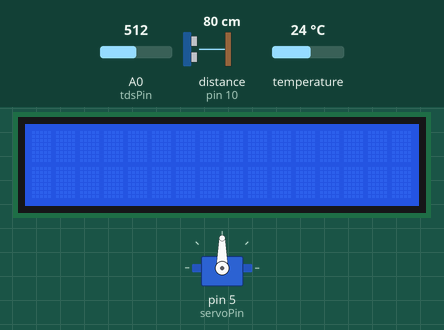
Bench run of a sketch on a simulated Arduino Uno, built with avr-gcc and run on an emulated ATmega328P. Shown: 16×2 character LCD, servo. Wiring (inferred from the names in the program): ultrasonic range finder: trigger pin 9; echo pin 10. Inputs (shaded band) come from the test bench; at power-on: A0 (tdsPin) = 512, distance to the obstacle (sensor on pin 10) 80 cm, temperature 24 °C. The echo pulse lasts 58.3 µs per cm; what the sketch prints to the serial monitor is not drawn.

Above: at 1.2 s.
1.3 s: A0 (tdsPin) set to 423
At 7.8 s:
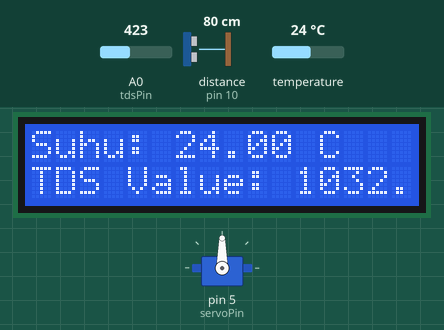
8.1 s: A0 (tdsPin) set to 392
At 11.3 s:
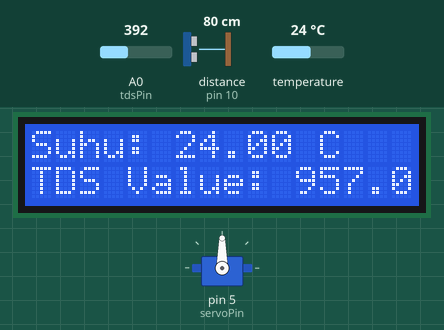
13.4 s: A0 (tdsPin) set to 45
At 16.0 s:
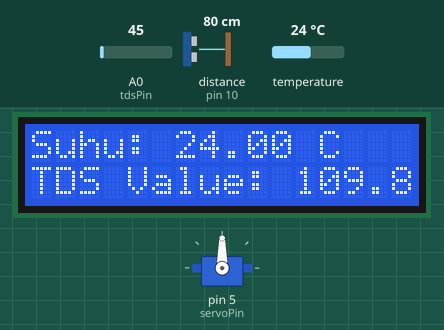
18.7 s: A0 (tdsPin) set to 38
At 25.1 s:
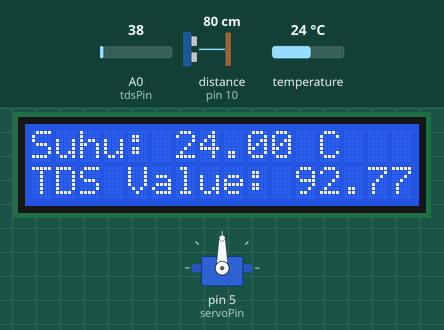
25.4 s: A0 (tdsPin) set to 6
At 28.7 s:
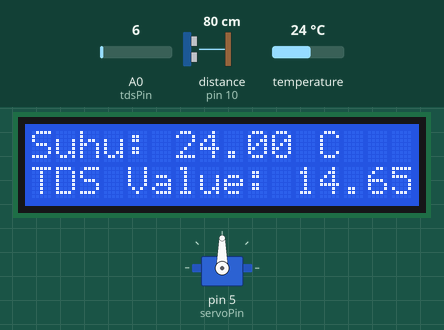
30.7 s: A0 (tdsPin) set to 3
At 33.3 s:
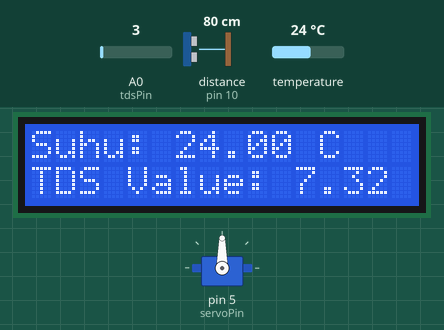
Timing chart, 0 to 34.8 s (numbered marks = the images above; inputs shaded):
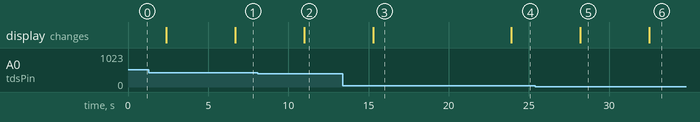

The sketch:

Coba-Gabung.ino
```cpp
#include <OneWire.h>
#include <DallasTemperature.h>
#include <Wire.h>
#include <LiquidCrystal_I2C.h>
#include <Servo.h>

const int dataPin = 2;// Pin yang terhubung ke pin DATA DS18B20
const int tdsPin = A0; // Mendefinisikan pin analog yang terhubung ke sensor TDS
const float vRef = 5.0; // Tegangan input referensi di Arduino (biasanya 5V)
const float conversionFactor = 0.5; // Faktor konversi dari tegangan ke TDS, sesuaikan berdasarkan datasheet atau kalibrasi
const int trigPin = 9;// Mendefinisikan pin Trig
const int echoPin = 10;// Mendefinisikan pin Echo
long duration;// Variabel untuk menyimpan hasil pengukuran jarak
float distance;// Variabel untuk menyimpan hasil pengukuran jarak
const int servoPin = 5;// Mendefinisikan pin servo

Servo myServo;// Membuat objek servo
OneWire oneWire(dataPin);// Membuat instance dari OneWire
DallasTemperature sensors(&oneWire);// Membuat instance dari DallasTemperature
LiquidCrystal_I2C lcd(0x27, 16, 2);

void setup() {
Serial.begin(9600);// Memulai komunikasi serial
sensors.begin();  // Memulai sensor DS18B20
// Mengatur pin trigPin sebagai output dan echoPin sebagai input
pinMode(trigPin, OUTPUT);
pinMode(echoPin, INPUT);
lcd.init();
lcd.backlight();

}
void loop() {
   pinMode(tdsPin, INPUT);  // Menentukan pin TDS sebagai input
  // Meminta sensor untuk melakukan pembacaan suhu
  sensors.requestTemperatures();
  // Menentukan pin servo dan menginisialisasi servo
  myServo.attach(servoPin);
  // Membaca suhu dalam Celsius dari sensor pertama (index 0)
  float temperatureC = sensors.getTempCByIndex(0);
   // Membaca nilai analog dari pin TDS
  int analogValue = analogRead(tdsPin);

  // Mengonversi nilai analog ke tegangan
  float voltage = analogValue * (vRef / 1024.0);

  // Menghitung nilai TDS (mg/L atau ppm)
  float tdsValue = voltage * conversionFactor * 1000; // Sesuaikan sesuai kalibrasi

  // Membersihkan pin trigPin
  digitalWrite(trigPin, LOW);
  delayMicroseconds(2);

  // Mengirimkan sinyal trigger selama 10 mikrodetik
  digitalWrite(trigPin, HIGH);
  delayMicroseconds(10);
  digitalWrite(trigPin, LOW);

  // Membaca durasi waktu dari sinyal yang diterima oleh echoPin
  duration = pulseIn(echoPin, HIGH);

  // Menghitung jarak (dalam cm) berdasarkan waktu tempuh sinyal
  distance = duration * 0.034 / 2;

  // Menampilkan hasil pengukuran jarak di Serial Monitor
  Serial.print("Jarak: ");
  Serial.print(distance);
  Serial.println(" cm");

  delay(500);

  // Menampilkan nilai TDS di Serial Monitor
  Serial.print("TDS Value: ");
  Serial.print(tdsValue);
  Serial.println(" ppm");

  delay(1000);

  // Menampilkan suhu di lcd
  lcd.setCursor(0, 0);
  lcd.print("Suhu: ");
  lcd.print(temperatureC);
  lcd.print(" C");

  // Menampilkan suhu di Serial Monitor
  Serial.print("Suhu: ");
  Serial.print(temperatureC);
  Serial.println(" °C");

// Menampilkan suhu di lcd
  lcd.setCursor(0, 1);
  lcd.print("TDS Value: ");
  lcd.print(tdsValue);
  lcd.print(" ppm");

  delay(1000); // Membaca suhu setiap 1 detik
// Menampilkan nilai TDS di Serial Monitor
  Serial.print("TDS Value: ");
  Serial.print(tdsValue);
  Serial.println(" ppm");

  delay(1000);
  //  // Menggerakkan servo dari 0° ke 180°
  // for (int pos = 0; pos <= 180; pos += 1) { // Inkrementasi 1 derajat
  //   myServo.write(pos);
  //   Serial.print("Posisi Servo: ");
  //   Serial.print(pos);
  //   Serial.println(" derajat");
  //   delay(15); // Tunggu 15 ms agar servo memiliki waktu untuk bergerak
  // }

  // // Menggerakkan servo dari 180° ke 0°
  // for (int pos = 180; pos >= 0; pos -= 1) { // Dekrementasi 1 derajat
  //   myServo.write(pos);
  //   Serial.print("Posisi Servo: ");
  //   Serial.print(pos);
  //   Serial.println(" derajat");
  //   delay(15); // Tunggu 15 ms agar servo memiliki waktu untuk bergerak
  // }

}
```

Measured:
- the behaviour switches between 410 and 409 on A0 (tdsPin) (found by bisection; images 1 and 2)
- the behaviour switches between 41 and 40 on A0 (tdsPin) (found by bisection; images 3 and 4)
- the behaviour switches between 5 and 4 on A0 (tdsPin) (found by bisection; images 5 and 6)
- after the input at 1.3 s, the display: first differs from a run without the input after 5.4 s (image 1)
- after the input at 8.1 s, the display: changes after 2.9 s (image 2)
- after the input at 13.4 s, the display: changes after 1.9 s (image 3)
- after the input at 18.7 s, the display: changes after 5.2 s (image 4)
- after the input at 25.4 s, the display: changes after 2.8 s (image 5)
- after the input at 30.7 s, the display: changes after 1.8 s (image 6)
